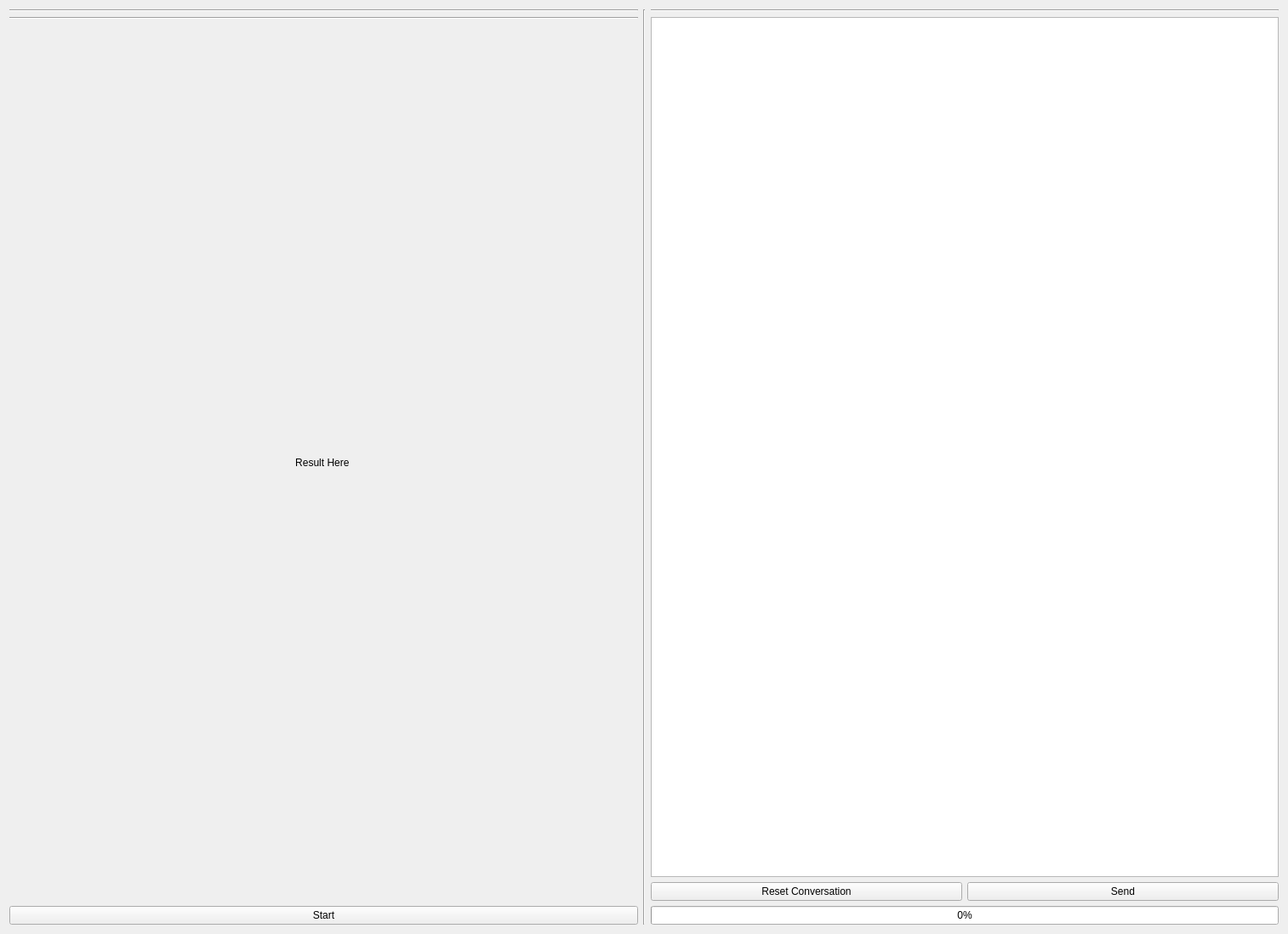
<?xml version="1.0" encoding="UTF-8"?>
<ui version="4.0">
    <class>Form</class>
    <widget class="QWidget" name="Form">
        <property name="geometry">
            <rect>
                <x>0</x>
                <y>0</y>
                <width>1514</width>
                <height>1098</height>
            </rect>
        </property>
        <property name="windowTitle">
            <string>Form</string>
        </property>
        <property name="styleSheet">
            <string notr="true">font: italic 9pt &quot;得意黑&quot;;</string>
        </property>
        <layout class="QGridLayout" name="gridLayout_4">
            <item row="0" column="0">
                <layout class="QGridLayout" name="gridLayout" columnstretch="0,1,0,1">
                    <item row="0" column="1">
                        <layout class="QHBoxLayout" name="horizontalLayout">
                            <item>
                                <layout class="QVBoxLayout" name="verticalLayout">
                                    <item>
                                        <layout class="QVBoxLayout" name="verticalLayout_2" stretch="0,4,0,1,1">
                                            <item>
                                                <widget class="Line" name="line">
                                                    <property name="orientation">
                                                        <enum>Qt::Horizontal</enum>
                                                    </property>
                                                </widget>
                                            </item>
                                            <item>
                                                <layout class="QVBoxLayout" name="verticalLayout_4"/>
                                            </item>
                                            <item>
                                                <widget class="Line" name="line_2">
                                                    <property name="orientation">
                                                        <enum>Qt::Horizontal</enum>
                                                    </property>
                                                </widget>
                                            </item>
                                            <item>
                                                <widget class="QLabel" name="label">
                                                    <property name="minimumSize">
                                                        <size>
                                                            <width>0</width>
                                                            <height>200</height>
                                                        </size>
                                                    </property>
                                                    <property name="text">
                                                        <string>&lt;html&gt;&lt;head/&gt;&lt;body&gt;&lt;p align=&quot;center&quot;&gt;Result
                                                            Here&lt;/p&gt;&lt;/body&gt;&lt;/html&gt;
                                                        </string>
                                                    </property>
                                                </widget>
                                            </item>
                                            <item>
                                                <widget class="QPushButton" name="pushButton_3">
                                                    <property name="text">
                                                        <string>Start</string>
                                                    </property>
                                                </widget>
                                            </item>
                                        </layout>
                                    </item>
                                </layout>
                            </item>
                        </layout>
                    </item>
                    <item row="0" column="3">
                        <layout class="QHBoxLayout" name="horizontalLayout_2">
                            <item>
                                <layout class="QVBoxLayout" name="verticalLayout_3" stretch="3,0,1">
                                    <item>
                                        <layout class="QGridLayout" name="gridLayout_2"/>
                                    </item>
                                    <item>
                                        <widget class="Line" name="line_3">
                                            <property name="orientation">
                                                <enum>Qt::Horizontal</enum>
                                            </property>
                                        </widget>
                                    </item>
                                    <item>
                                        <layout class="QGridLayout" name="gridLayout_3">
                                            <item row="1" column="0">
                                                <widget class="QPushButton" name="pushButton">
                                                    <property name="text">
                                                        <string>Reset Conversation</string>
                                                    </property>
                                                </widget>
                                            </item>
                                            <item row="2" column="0" colspan="2">
                                                <widget class="QProgressBar" name="progressBar">
                                                    <property name="sizePolicy">
                                                        <sizepolicy hsizetype="Preferred" vsizetype="Fixed">
                                                            <horstretch>0</horstretch>
                                                            <verstretch>0</verstretch>
                                                        </sizepolicy>
                                                    </property>
                                                    <property name="value">
                                                        <number>0</number>
                                                    </property>
                                                </widget>
                                            </item>
                                            <item row="0" column="0" colspan="2">
                                                <widget class="QTextEdit" name="textEdit">
                                                    <property name="sizePolicy">
                                                        <sizepolicy hsizetype="Preferred" vsizetype="Preferred">
                                                            <horstretch>0</horstretch>
                                                            <verstretch>0</verstretch>
                                                        </sizepolicy>
                                                    </property>
                                                </widget>
                                            </item>
                                            <item row="1" column="1">
                                                <widget class="QPushButton" name="pushButton_2">
                                                    <property name="text">
                                                        <string>Send</string>
                                                    </property>
                                                </widget>
                                            </item>
                                        </layout>
                                    </item>
                                </layout>
                            </item>
                        </layout>
                    </item>
                    <item row="0" column="2">
                        <widget class="Line" name="line_4">
                            <property name="orientation">
                                <enum>Qt::Vertical</enum>
                            </property>
                        </widget>
                    </item>
                </layout>
            </item>
        </layout>
    </widget>
    <resources/>
    <connections/>
</ui>
